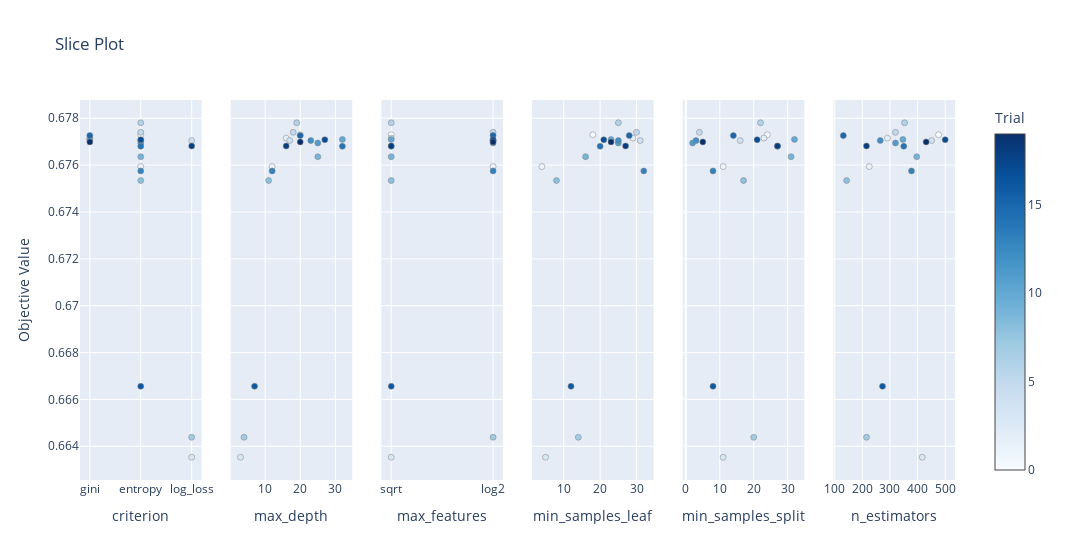

The cell this chart's notebook holds for it:
### Code cell
optuna.visualization.plot_slice(study, params = ['n_estimators',
'max_depth',
'min_samples_split',
'min_samples_leaf',
'max_features',
'criterion',])

### Figure 1 — Plotly figure (JSON) as saved in the notebook; plotly's stock layout.template omitted (floating-point values rounded to 4 significant figures)
{"data": [{"marker": {"color": [0, 1, 2, 3, 4, 5, 6, 7, 8, 9, 10, 11, 12, 13, 14, 15, 16, 17, 18, 19], "colorbar": {"title": {"text": "Trial"}, "x": 1, "xpad": 40}, "colorscale": [[0, "rgb(247,251,255)"], [0.125, "rgb(222,235,247)"], [0.25, "rgb(198,219,239)"], [0.375, "rgb(158,202,225)"], [0.5, "rgb(107,174,214)"], [0.625, "rgb(66,146,198)"], [0.75, "rgb(33,113,181)"], [0.875, "rgb(8,81,156)"], [1, "rgb(8,48,107)"]], "line": {"color": "Grey", "width": 0.5}, "showscale": true}, "mode": "markers", "name": "Feasible Trial", "showlegend": false, "type": "scatter", "x": ["entropy", "entropy", "gini", "log_loss", "log_loss", "entropy", "entropy", "log_loss", "entropy", "entropy", "gini", "entropy", "entropy", "entropy", "entropy", "gini", "entropy", "entropy", "log_loss", "gini"], "xaxis": "x", "y": [0.6773, 0.6759, 0.6772, 0.6635, 0.677, 0.6774, 0.6778, 0.6644, 0.6753, 0.6764, 0.6771, 0.6769, 0.677, 0.6758, 0.6768, 0.6773, 0.6666, 0.6771, 0.6768, 0.677], "yaxis": "y"}, {"marker": {"color": [0, 1, 2, 3, 4, 5, 6, 7, 8, 9, 10, 11, 12, 13, 14, 15, 16, 17, 18, 19], "colorbar": {"title": {"text": "Trial"}, "x": 1, "xpad": 40}, "colorscale": [[0, "rgb(247,251,255)"], [0.125, "rgb(222,235,247)"], [0.25, "rgb(198,219,239)"], [0.375, "rgb(158,202,225)"], [0.5, "rgb(107,174,214)"], [0.625, "rgb(66,146,198)"], [0.75, "rgb(33,113,181)"], [0.875, "rgb(8,81,156)"], [1, "rgb(8,48,107)"]], "line": {"color": "Grey", "width": 0.5}, "showscale": false}, "mode": "markers", "name": "Feasible Trial", "showlegend": false, "type": "scatter", "x": [20, 12, 16, 3, 17, 18, 19, 4, 11, 25, 32, 25, 23, 12, 32, 20, 7, 27, 16, 20], "xaxis": "x2", "y": [0.6773, 0.6759, 0.6772, 0.6635, 0.677, 0.6774, 0.6778, 0.6644, 0.6753, 0.6764, 0.6771, 0.6769, 0.677, 0.6758, 0.6768, 0.6773, 0.6666, 0.6771, 0.6768, 0.677], "yaxis": "y2"}, {"marker": {"color": [0, 1, 2, 3, 4, 5, 6, 7, 8, 9, 10, 11, 12, 13, 14, 15, 16, 17, 18, 19], "colorbar": {"title": {"text": "Trial"}, "x": 1, "xpad": 40}, "colorscale": [[0, "rgb(247,251,255)"], [0.125, "rgb(222,235,247)"], [0.25, "rgb(198,219,239)"], [0.375, "rgb(158,202,225)"], [0.5, "rgb(107,174,214)"], [0.625, "rgb(66,146,198)"], [0.75, "rgb(33,113,181)"], [0.875, "rgb(8,81,156)"], [1, "rgb(8,48,107)"]], "line": {"color": "Grey", "width": 0.5}, "showscale": false}, "mode": "markers", "name": "Feasible Trial", "showlegend": false, "type": "scatter", "x": ["sqrt", "log2", "sqrt", "sqrt", "log2", "log2", "sqrt", "log2", "sqrt", "sqrt", "sqrt", "log2", "log2", "log2", "sqrt", "log2", "sqrt", "log2", "sqrt", "log2"], "xaxis": "x3", "y": [0.6773, 0.6759, 0.6772, 0.6635, 0.677, 0.6774, 0.6778, 0.6644, 0.6753, 0.6764, 0.6771, 0.6769, 0.677, 0.6758, 0.6768, 0.6773, 0.6666, 0.6771, 0.6768, 0.677], "yaxis": "y3"}, {"marker": {"color": [0, 1, 2, 3, 4, 5, 6, 7, 8, 9, 10, 11, 12, 13, 14, 15, 16, 17, 18, 19], "colorbar": {"title": {"text": "Trial"}, "x": 1, "xpad": 40}, "colorscale": [[0, "rgb(247,251,255)"], [0.125, "rgb(222,235,247)"], [0.25, "rgb(198,219,239)"], [0.375, "rgb(158,202,225)"], [0.5, "rgb(107,174,214)"], [0.625, "rgb(66,146,198)"], [0.75, "rgb(33,113,181)"], [0.875, "rgb(8,81,156)"], [1, "rgb(8,48,107)"]], "line": {"color": "Grey", "width": 0.5}, "showscale": false}, "mode": "markers", "name": "Feasible Trial", "showlegend": false, "type": "scatter", "x": [18, 4, 29, 5, 31, 30, 25, 14, 8, 16, 23, 25, 25, 32, 20, 28, 12, 21, 27, 23], "xaxis": "x4", "y": [0.6773, 0.6759, 0.6772, 0.6635, 0.677, 0.6774, 0.6778, 0.6644, 0.6753, 0.6764, 0.6771, 0.6769, 0.677, 0.6758, 0.6768, 0.6773, 0.6666, 0.6771, 0.6768, 0.677], "yaxis": "y4"}, {"marker": {"color": [0, 1, 2, 3, 4, 5, 6, 7, 8, 9, 10, 11, 12, 13, 14, 15, 16, 17, 18, 19], "colorbar": {"title": {"text": "Trial"}, "x": 1, "xpad": 40}, "colorscale": [[0, "rgb(247,251,255)"], [0.125, "rgb(222,235,247)"], [0.25, "rgb(198,219,239)"], [0.375, "rgb(158,202,225)"], [0.5, "rgb(107,174,214)"], [0.625, "rgb(66,146,198)"], [0.75, "rgb(33,113,181)"], [0.875, "rgb(8,81,156)"], [1, "rgb(8,48,107)"]], "line": {"color": "Grey", "width": 0.5}, "showscale": false}, "mode": "markers", "name": "Feasible Trial", "showlegend": false, "type": "scatter", "x": [24, 11, 23, 11, 16, 4, 22, 20, 17, 31, 32, 2, 3, 8, 27, 14, 8, 21, 27, 5], "xaxis": "x5", "y": [0.6773, 0.6759, 0.6772, 0.6635, 0.677, 0.6774, 0.6778, 0.6644, 0.6753, 0.6764, 0.6771, 0.6769, 0.677, 0.6758, 0.6768, 0.6773, 0.6666, 0.6771, 0.6768, 0.677], "yaxis": "y5"}, {"marker": {"color": [0, 1, 2, 3, 4, 5, 6, 7, 8, 9, 10, 11, 12, 13, 14, 15, 16, 17, 18, 19], "colorbar": {"title": {"text": "Trial"}, "x": 1, "xpad": 40}, "colorscale": [[0, "rgb(247,251,255)"], [0.125, "rgb(222,235,247)"], [0.25, "rgb(198,219,239)"], [0.375, "rgb(158,202,225)"], [0.5, "rgb(107,174,214)"], [0.625, "rgb(66,146,198)"], [0.75, "rgb(33,113,181)"], [0.875, "rgb(8,81,156)"], [1, "rgb(8,48,107)"]], "line": {"color": "Grey", "width": 0.5}, "showscale": false}, "mode": "markers", "name": "Feasible Trial", "showlegend": false, "type": "scatter", "x": [476, 225, 291, 417, 451, 320, 353, 215, 143, 397, 347, 320, 265, 378, 350, 131, 273, 500, 215, 431], "xaxis": "x6", "y": [0.6773, 0.6759, 0.6772, 0.6635, 0.677, 0.6774, 0.6778, 0.6644, 0.6753, 0.6764, 0.6771, 0.6769, 0.677, 0.6758, 0.6768, 0.6773, 0.6666, 0.6771, 0.6768, 0.677], "yaxis": "y6"}], "layout": {"title": {"text": "Slice Plot"}, "width": 1800, "xaxis": {"anchor": "y", "categoryarray": ["gini", "entropy", "log_loss"], "categoryorder": "array", "domain": [0, 0.1389], "title": {"text": "criterion"}, "type": "category"}, "xaxis2": {"anchor": "y2", "domain": [0.1722, 0.3111], "title": {"text": "max_depth"}}, "xaxis3": {"anchor": "y3", "categoryarray": ["sqrt", "log2"], "categoryorder": "array", "domain": [0.3444, 0.4833], "title": {"text": "max_features"}, "type": "category"}, "xaxis4": {"anchor": "y4", "domain": [0.5167, 0.6556], "title": {"text": "min_samples_leaf"}}, "xaxis5": {"anchor": "y5", "domain": [0.6889, 0.8278], "title": {"text": "min_samples_split"}}, "xaxis6": {"anchor": "y6", "domain": [0.8611, 1], "title": {"text": "n_estimators"}}, "yaxis": {"anchor": "x", "domain": [0, 1], "title": {"text": "Objective Value"}}, "yaxis2": {"anchor": "x2", "domain": [0, 1], "matches": "y", "showticklabels": false}, "yaxis3": {"anchor": "x3", "domain": [0, 1], "matches": "y", "showticklabels": false}, "yaxis4": {"anchor": "x4", "domain": [0, 1], "matches": "y", "showticklabels": false}, "yaxis5": {"anchor": "x5", "domain": [0, 1], "matches": "y", "showticklabels": false}, "yaxis6": {"anchor": "x6", "domain": [0, 1], "matches": "y", "showticklabels": false}}}
